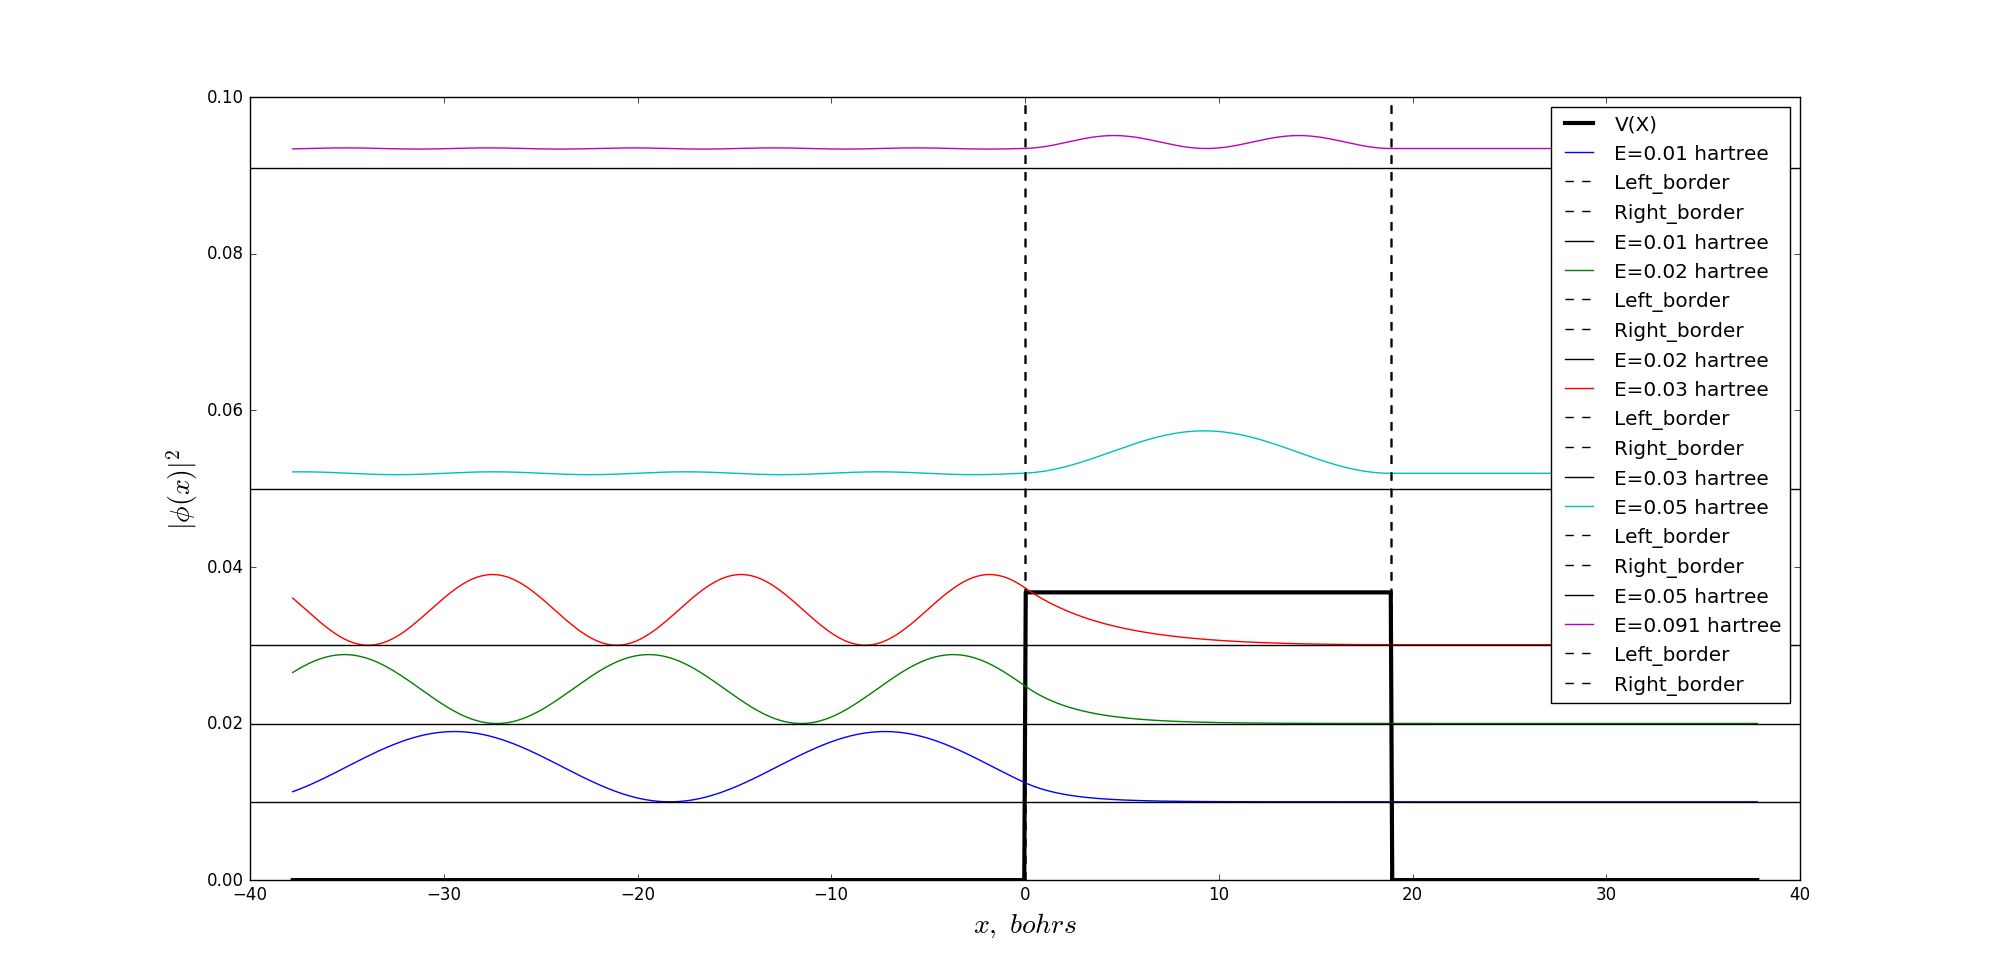

Write the Python code that produced this figure.
from math import sin, cos, sqrt, exp, pi
import numpy as np
import cmath as cm
import numpy.lib.scimath as sc
import scipy.optimize as opt
import matplotlib.pyplot as plt

hbar = 1.
m_e = 1.
a_0 = 1.
Hartree = 1.
eV = Hartree / 27.211386
Ang = a_0 / 0.529177210


def psi_n(t_n, r_n, k_, x_):
    return t_n * cm.exp(1j * k_ * x_) + r_n * cm.exp(-1j * k_ * x_)


def psiPrime_n(t_n, r_n, k_, x_):
    return 1j * k_ * (t_n * cm.exp(1j * k_ * x_) - r_n * cm.exp(-1j * k_ * x_))


def F(x, k, kw):
    return [psi_n(1., x[0], k, -L / 2.) - psi_n(x[1], x[2], kw, -L / 2.),
            psiPrime_n(1., x[0], k, -L / 2.) - psiPrime_n(x[1], x[2], kw, -L / 2.),
            psi_n(x[1], x[2], kw, L / 2.) - psi_n(x[3], 0, k, L / 2.),
            psiPrime_n(x[1], x[2], kw, L / 2.) - psiPrime_n(x[3], 0, k, L / 2.)]


def reals_as_complex(x):
    cIn = np.transpose([x[:-1:2], x[1::2]])
    cIn = [complex(c[0], c[1]) for c in cIn]
    return cIn


def f2p_as_reals(x, F, k, kw):
    cIn = reals_as_complex(x)
    cOut = F(cIn, k, kw)
    res = []
    for c in cOut:
        res.append(c.real)
        res.append(c.imag)
    return res


def genSolve(e):
    k = sc.sqrt(2. * (e) * m_e / (hbar ** 2))
    kw = sc.sqrt(2. * (e - V0) * m_e / (hbar ** 2))
    res = opt.fsolve(f2p_as_reals, [10., -740., -10., 25, 58.213, -127., 150., 0.], (F, k, kw))
    return reals_as_complex(res)


def checkData(V, Z):
    if len(V) != len(Z) + 1:
        raise AttributeError
    print 'AllClear'


def getK(e, V):
    return sc.sqrt(2. * (e - V) * m_e / (hbar ** 2))


def Fun(x, K, Z):
    f = []
    i = 1
    N = len(Z)
    n = 2 * N
    if N == 1:
        f.append(psi_n(1., x[0], K[0], Z[0]) - psi_n(x[n - 1], 0, K[N], Z[N - 1]))
        f.append(psiPrime_n(1., x[0], K[0], Z[0]) - psiPrime_n(x[n - 1], 0, K[N], Z[N - 1]))
    if (N > 1):
        f.append(psi_n(1., x[0], K[0], Z[0]) - psi_n(x[1], x[2], K[1], Z[0]))
        f.append(psiPrime_n(1., x[0], K[0], Z[0]) - psiPrime_n(x[1], x[2], K[1], Z[0]))
    while (i < N - 1):
        f.append(psi_n(x[i], x[i + 1], K[i], Z[i]) - psi_n(x[i + 2], x[i + 3], K[i + 1], Z[i]))
        f.append(psiPrime_n(x[i], x[i + 1], K[i], Z[i]) - psiPrime_n(x[i + 2], x[i + 3], K[i + 1], Z[i]))
        i += 1
    if (N > 1):
        f.append(psi_n(x[n - 3], x[n - 2], K[N - 1], Z[N - 1]) - psi_n(x[n - 1], 0, K[N], Z[N - 1]))
        f.append(psiPrime_n(x[n - 3], x[n - 2], K[N - 1], Z[N - 1]) - psiPrime_n(x[n - 1], 0, K[N], Z[N - 1]))
    return np.array(f)


def func_as_reals(x, F, K, Z):
    cIn = reals_as_complex(x)
    cOut = F(cIn, K, Z)
    res = []
    for c in cOut:
        res.append(c.real)
        res.append(c.imag)
    return res


def genSolveVec(K, Z):
    try:
        res = opt.fsolve(func_as_reals, np.zeros(len(Z) * 2 * 2), (Fun, K, Z))
    except RuntimeWarning:
        res = np.zeros(len(Z) * 2 * 2)
    return res


def findIndex(x, Z):
    for i in range(len(Z) - 1):
        if Z[i] <= x <= Z[i + 1]:
            return i


def getPsi(x, coeffs, K, Z):
    N = len(Z)
    n = 2 * N
    if x < Z[0]:
        return psi_n(1, coeffs[0], K[0], x)
    if Z[N - 1] <= x:
        return psi_n(coeffs[n - 1], 0, K[N], x)
    index = findIndex(x, Z)
    return psi_n(coeffs[2 * index + 1], coeffs[2 * (index + 1)], K[index + 1], x)

def modSquaredNormalized(psi_old, dx):
    area = np.trapz(psi_old, dx=dx)
    psi_new = psi_old / area
    return psi_new

def modSquared(x, coeffs, K, Z):
    N = len(Z)
    n = 2 * N
    if N == 1:
        if x < Z[0]:
            return abs(psi_n(1, coeffs[0], K[0], x)) ** 2
        if Z[N - 1] <= x:
            return abs(psi_n(coeffs[n - 1], 0, K[N], x)) ** 2
    if N > 1:
        if x < Z[0]:
            return abs(psi_n(1, coeffs[0], K[0], x)) ** 2
        if Z[N - 1] < x:
            return abs(psi_n(coeffs[n - 1], 0, K[N], x)) ** 2
        index = findIndex(x, Z)
        return abs(psi_n(coeffs[2 * index + 1], coeffs[2 * (index + 1)], K[index + 1], x)) ** 2

def potential(V,Z,x):
    N = len(Z)
    if N == 1:
        if x < Z[0]:
            return V[0]
        if Z[N - 1] <= x:
            return V[1]
    if N > 1:
        if x < Z[0]:
            return V[0]
        if Z[N - 1] < x:
            return V[len(V)-1]
        index = findIndex(x, Z)
        return V[index+1]



V0 = 1. * eV  # hartree
L = 10. * Ang  # bohr

E = np.linspace(0., 3 * eV, 1001, True)
k = sc.sqrt(2. * (E - V0) * m_e / (hbar ** 2))


# e = 0.01

Energies = [0.01, 0.02, 0.03, 0.05, 0.091]
for e in Energies:
    V = np.array([-4.*eV, -1.*eV, 1. * eV, 2. * eV, 3.*eV])
    Z = np.array([-L, 0., L, 2.*L])
    checkData(V, Z)

    pot = lambda x: potential(V,Z,x)

    K = getK(e, V)
    print K
    k = sc.sqrt(2. * (e) * m_e / (hbar ** 2))
    kw = sc.sqrt(2. * (e - V0) * m_e / (hbar ** 2))

    coeffsV = genSolveVec(K, Z)
    if np.all(coeffsV==0.) == False:
        coeffsV = reals_as_complex(coeffsV)
    # print coeffsV
        print Fun(coeffsV,K,Z)
        infinity = 50 * Ang
        dx = 2*(infinity)/10000
        X = np.linspace(-infinity, infinity, 10000)
        Y = np.array([modSquared(x, coeffsV, K, Z) for x in X])
        Y = modSquaredNormalized(Y, dx)
        print np.trapz(Y, dx=dx)
        Yv = [pot(x) for x in X]
        print len(Yv)
        print Yv[0], pot(-infinity)
        print len(X)
        # plt.figure(figsize=(13,13))
        if e==Energies[0]:
            plt.plot(X,Yv,label='V(X)', color='black', linewidth=3)
        plt.plot(X, e+Y, label='E=' + str(e)+' hartree')
        plt.axvline(0, label='Left_border', linestyle='--', color='black')
        plt.axvline(L, label='Right_border', linestyle='--', color='black')
        plt.legend(loc='best')
        plt.axhline(e, label='E='+str(e)+' hartree', color='black')
        plt.xlabel('$x,\ bohrs$',fontsize=20)
        plt.ylabel('$|\phi(x)|^{2}$',fontsize=20)
plt.show()
